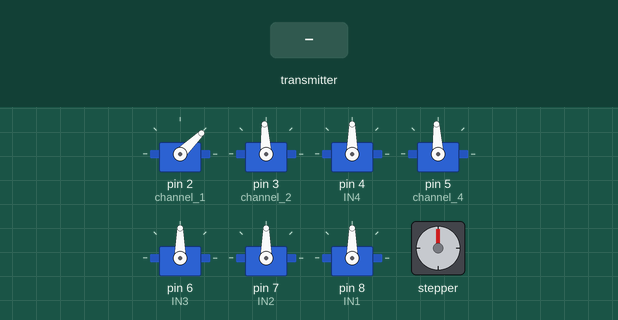
Bench run of a sketch on a simulated Arduino Uno, built with avr-gcc and run on an emulated ATmega328P. On the bench: 7 × servo, stepper motor. The inputs (shaded band) are chosen by the test bench. No radio packets arrive unless stated; stepper angles assume 2048 steps per turn.

Above: at 1.2 s.
1.3 s: the transmitter starts sending ch3 = 255
At 1.75 s:
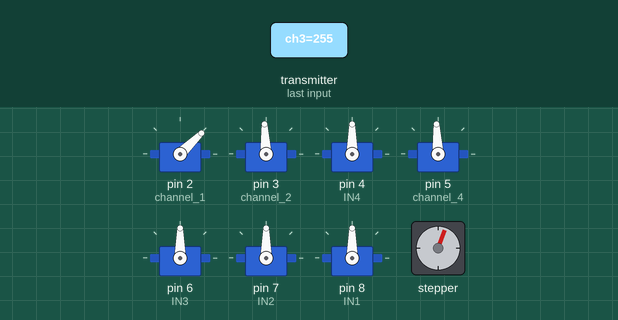
4.3 s: the transmitter starts sending ch1 = 64
At 4.47 s:
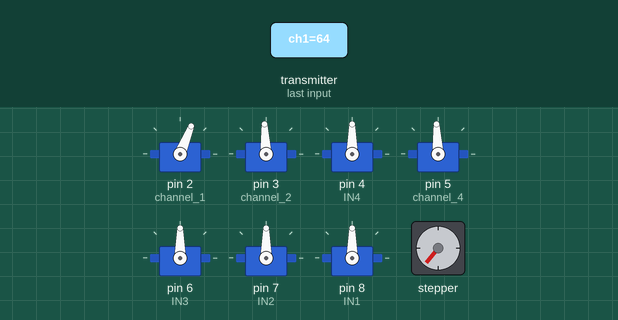
7.3 s: the transmitter starts sending ch2 = 0
At 7.49 s:
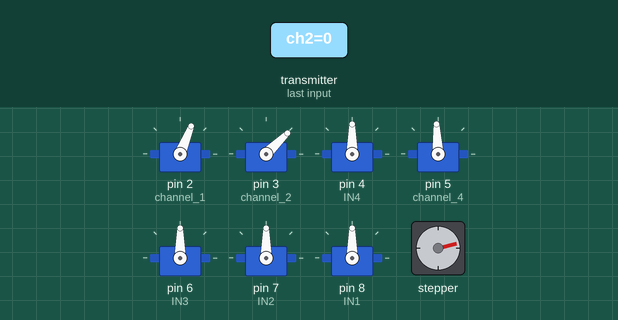
10.3 s: the transmitter starts sending ch4 = 0
At 10.51 s:
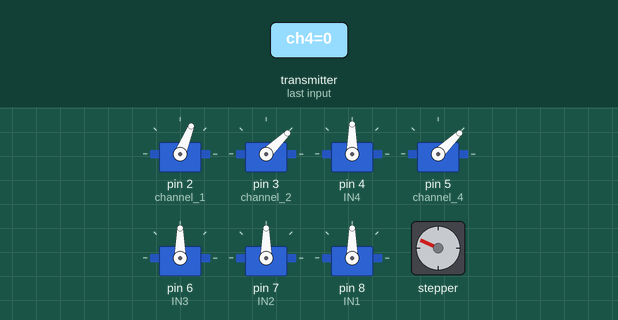
13.3 s: the transmitter starts sending ch1 = 0
At 13.54 s:
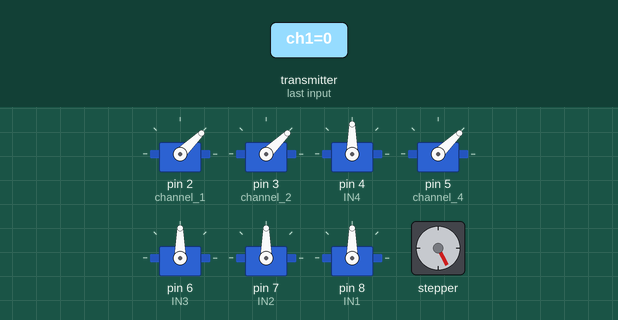
16.3 s: the transmitter starts sending ch2 = 64
At 16.55 s:
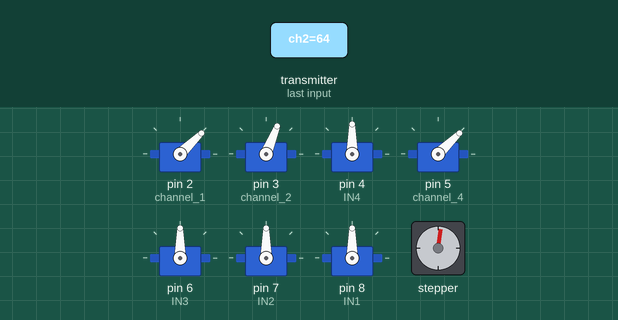
Timing chart, 0 to 22.1 s (numbered marks = the images above; inputs shaded):
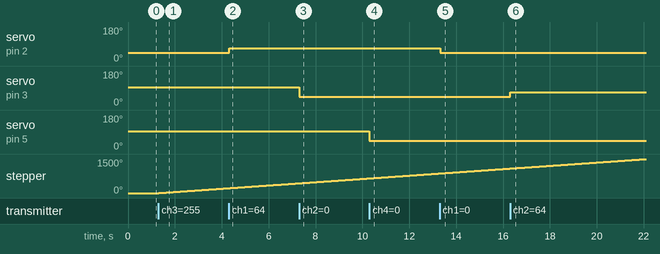

Measured:
- after the input at 1.3 s, stepper: keeps turning clockwise at about 72°/s, starting at once
- after the input at 4.3 s, servo on pin 2 (channel_1): 44° → 68° at once
- after the input at 7.3 s, servo on pin 3 (channel_2): 93° → 44° at once
- after the input at 10.3 s, servo on pin 5 (channel_4): 93° → 44° at once
- after the input at 13.3 s, servo on pin 2 (channel_1): 68° → 44° at once
- after the input at 16.3 s, servo on pin 3 (channel_2): 44° → 68° at once

The sketch:

ReceiverCode.ino
```cpp
#include <SPI.h>
#include <Stepper.h>
#include<Wire.h>
#include <nRF24L01.h>
#include <RF24.h>
#include <Servo.h>

#define stepp 32

#define IN1  8
#define IN2  7
#define IN3  6
#define IN4  4

int  x = 0;

Stepper steps(stepp, IN4, IN2, IN3, IN1);

const uint64_t pipeIn = 0xE8E8F0F0E1LL;
RF24 radio(9, 10);

Servo channel_1;
Servo channel_2;
Servo channel_3;
Servo channel_4;
Servo channel_5;
Servo channel_6;
Servo channel_7;

int ch1_value = 0;
int ch2_value = 0;
int ch3_value = 0;
int ch4_value = 0;
int ch5_value = 0;
int ch6_value = 0;
int ch7_value = 0;

struct Received_data {
  byte ch1;
  byte ch2;
  byte ch3;
  byte ch4;
  byte ch5;
  byte ch6;
  byte ch7;
};

Received_data received_data;

void reset_the_Data()
{

  received_data.ch1 = 0;
  received_data.ch2 = 127;
  received_data.ch3 = 127;
  received_data.ch4 = 127;
  received_data.ch5 = 0;
  received_data.ch6 = 0;
  received_data.ch7 = 0;
}


void setup()
{
  Wire.begin();
  channel_1.attach(2);
  channel_2.attach(3);
  channel_3.attach(4);
  channel_4.attach(5);
  channel_5.attach(6);
  channel_6.attach(7);
  channel_7.attach(8);

  reset_the_Data();

  radio.begin();
  radio.setAutoAck(false);
  radio.setDataRate(RF24_250KBPS);
  radio.openReadingPipe(1,pipeIn);

  radio.startListening();

}


unsigned long lastRecvTime = 0;

void receive_the_data()
{
  while ( radio.available() ) {
  radio.read(&received_data, sizeof(Received_data));
  lastRecvTime = millis();
}
}

void loop()
{

  receive_the_data();
  unsigned long now = millis();
  if ( now - lastRecvTime > 1000 ) {

    reset_the_Data();

  }


  ch1_value = map(received_data.ch1,0,255,1000,2000);
  ch2_value = map(received_data.ch2,0,255,1000,2000);
  // ch3_value = map(received_data.ch3,0,255,1000,2000);
  ch4_value = map(received_data.ch4,0,255,1000,2000);
  // ch5_value = map(received_data.ch5,0,1,1000,2000);
  // ch6_value = map(received_data.ch6,0,1,1000,2000);
  // ch7_value = map(received_data.ch7,0,255,1000,2000);

  channel_1.writeMicroseconds(ch1_value);
  channel_2.writeMicroseconds(ch2_value);
  // channel_3.writeMicroseconds(ch3_value);
  channel_4.writeMicroseconds(ch4_value);
  // channel_5.writeMicroseconds(ch5_value);
  // channel_6.writeMicroseconds(ch6_value);
  // channel_7.writeMicroseconds(ch7_value);

  ch3_value = map(received_data.ch3,0,255,0,1);
  ch5_value = map(received_data.ch5,0,1,0,1);
  ch6_value = map(received_data.ch6,0,1,0,1);
  ch7_value = map(received_data.ch7,0,255,0,1);

  digitalWrite(IN1, ch3_value);
  digitalWrite(IN2, ch5_value);
  digitalWrite(IN3, ch6_value);
  digitalWrite(IN4, ch7_value);

  if(ch3_value || ch5_value || ch6_value || ch7_value) {
    steps.step(1);
  }
}
```
